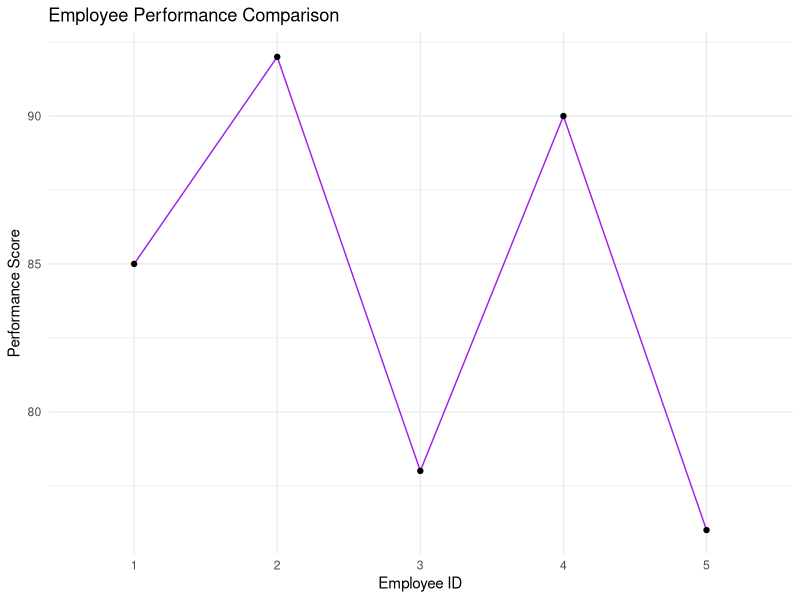

The R script that drew this image:
library(ggplot2)

df19_r <- data.frame(
  EmployeeID = factor(1:5),
  PerformanceScore = c(85, 92, 78, 90, 76)
)

ggplot(df19_r, aes(x = EmployeeID, y = PerformanceScore, group = 1)) +
  geom_line(color = "purple") + geom_point() +
  labs(title = "Employee Performance Comparison", x = "Employee ID", y = "Performance Score") +
  theme_minimal()
